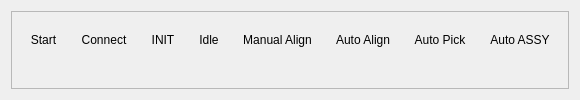
         <widget class="QWidget" name="AutoProcessPage">
          <property name="styleSheet">
           <string notr="true"/>
          </property>
          <layout class="QHBoxLayout" name="horizontalLayout_6">
           <item>
            <widget class="QFrame" name="Timeline">
             <property name="sizePolicy">
              <sizepolicy hsizetype="Preferred" vsizetype="Preferred">
               <horstretch>0</horstretch>
               <verstretch>0</verstretch>
              </sizepolicy>
             </property>
             <property name="styleSheet">
              <string notr="true"/>
             </property>
             <property name="frameShape">
              <enum>QFrame::Shape::StyledPanel</enum>
             </property>
             <property name="frameShadow">
              <enum>QFrame::Shadow::Raised</enum>
             </property>
             <layout class="QHBoxLayout" name="horizontalLayout_3">
              <item alignment="Qt::AlignmentFlag::AlignVCenter">
               <widget class="QWidget" name="StartWidget" native="true">
                <layout class="QVBoxLayout" name="verticalLayout_2">
                 <item>
                  <widget class="QLabel" name="StartCircle">
                   <property name="text">
                    <string>Start</string>
                   </property>
                   <property name="alignment">
                    <set>Qt::AlignmentFlag::AlignCenter</set>
                   </property>
                  </widget>
                 </item>
                 <item alignment="Qt::AlignmentFlag::AlignHCenter">
                  <widget class="QLabel" name="Start">
                   <property name="sizePolicy">
                    <sizepolicy hsizetype="Fixed" vsizetype="Fixed">
                     <horstretch>0</horstretch>
                     <verstretch>0</verstretch>
                    </sizepolicy>
                   </property>
                   <property name="text">
                    <string/>
                   </property>
                   <property name="pixmap">
                    <pixmap>icons/white/timeline-circle.svg</pixmap>
                   </property>
                   <property name="scaledContents">
                    <bool>true</bool>
                   </property>
                   <property name="alignment">
                    <set>Qt::AlignmentFlag::AlignCenter</set>
                   </property>
                  </widget>
                 </item>
                </layout>
               </widget>
              </item>
              <item alignment="Qt::AlignmentFlag::AlignVCenter">
               <widget class="QWidget" name="ConnectWidget" native="true">
                <layout class="QVBoxLayout" name="verticalLayout">
                 <item>
                  <widget class="QLabel" name="Connect">
                   <property name="text">
                    <string>Connect</string>
                   </property>
                   <property name="alignment">
                    <set>Qt::AlignmentFlag::AlignCenter</set>
                   </property>
                  </widget>
                 </item>
                 <item alignment="Qt::AlignmentFlag::AlignHCenter">
                  <widget class="QLabel" name="ConnectCircle">
                   <property name="sizePolicy">
                    <sizepolicy hsizetype="Fixed" vsizetype="Fixed">
                     <horstretch>0</horstretch>
                     <verstretch>0</verstretch>
                    </sizepolicy>
                   </property>
                   <property name="text">
                    <string/>
                   </property>
                   <property name="pixmap">
                    <pixmap>icons/white/timeline-circle.svg</pixmap>
                   </property>
                   <property name="scaledContents">
                    <bool>true</bool>
                   </property>
                   <property name="alignment">
                    <set>Qt::AlignmentFlag::AlignCenter</set>
                   </property>
                  </widget>
                 </item>
                </layout>
               </widget>
              </item>
              <item alignment="Qt::AlignmentFlag::AlignVCenter">
               <widget class="QWidget" name="INITWidget" native="true">
                <layout class="QVBoxLayout" name="verticalLayout_3">
                 <item>
                  <widget class="QLabel" name="INIT">
                   <property name="text">
                    <string>INIT</string>
                   </property>
                   <property name="alignment">
                    <set>Qt::AlignmentFlag::AlignCenter</set>
                   </property>
                  </widget>
                 </item>
                 <item alignment="Qt::AlignmentFlag::AlignHCenter">
                  <widget class="QLabel" name="INITCircle">
                   <property name="sizePolicy">
                    <sizepolicy hsizetype="Fixed" vsizetype="Fixed">
                     <horstretch>0</horstretch>
                     <verstretch>0</verstretch>
                    </sizepolicy>
                   </property>
                   <property name="text">
                    <string/>
                   </property>
                   <property name="pixmap">
                    <pixmap>icons/white/timeline-circle.svg</pixmap>
                   </property>
                   <property name="scaledContents">
                    <bool>true</bool>
                   </property>
                   <property name="alignment">
                    <set>Qt::AlignmentFlag::AlignCenter</set>
                   </property>
                  </widget>
                 </item>
                </layout>
               </widget>
              </item>
              <item alignment="Qt::AlignmentFlag::AlignVCenter">
               <widget class="QWidget" name="VisionWidget" native="true">
                <layout class="QVBoxLayout" name="verticalLayout_6">
                 <item>
                  <widget class="QLabel" name="Vision">
                   <property name="text">
                    <string>Idle</string>
                   </property>
                   <property name="alignment">
                    <set>Qt::AlignmentFlag::AlignCenter</set>
                   </property>
                  </widget>
                 </item>
                 <item alignment="Qt::AlignmentFlag::AlignHCenter">
                  <widget class="QLabel" name="VisionCircle">
                   <property name="sizePolicy">
                    <sizepolicy hsizetype="Fixed" vsizetype="Fixed">
                     <horstretch>0</horstretch>
                     <verstretch>0</verstretch>
                    </sizepolicy>
                   </property>
                   <property name="text">
                    <string/>
                   </property>
                   <property name="pixmap">
                    <pixmap>icons/white/timeline-circle.svg</pixmap>
                   </property>
                   <property name="scaledContents">
                    <bool>true</bool>
                   </property>
                   <property name="alignment">
                    <set>Qt::AlignmentFlag::AlignCenter</set>
                   </property>
                  </widget>
                 </item>
                </layout>
               </widget>
              </item>
              <item alignment="Qt::AlignmentFlag::AlignVCenter">
               <widget class="QWidget" name="LiftingWidget" native="true">
                <layout class="QVBoxLayout" name="verticalLayout_7">
                 <item>
                  <widget class="QLabel" name="Lifting">
                   <property name="text">
                    <string>Manual Align</string>
                   </property>
                   <property name="alignment">
                    <set>Qt::AlignmentFlag::AlignCenter</set>
                   </property>
                  </widget>
                 </item>
                 <item alignment="Qt::AlignmentFlag::AlignHCenter">
                  <widget class="QLabel" name="LiftCircle">
                   <property name="sizePolicy">
                    <sizepolicy hsizetype="Fixed" vsizetype="Fixed">
                     <horstretch>0</horstretch>
                     <verstretch>0</verstretch>
                    </sizepolicy>
                   </property>
                   <property name="text">
                    <string/>
                   </property>
                   <property name="pixmap">
                    <pixmap>icons/white/timeline-circle.svg</pixmap>
                   </property>
                   <property name="scaledContents">
                    <bool>true</bool>
                   </property>
                   <property name="alignment">
                    <set>Qt::AlignmentFlag::AlignCenter</set>
                   </property>
                  </widget>
                 </item>
                </layout>
               </widget>
              </item>
              <item alignment="Qt::AlignmentFlag::AlignVCenter">
               <widget class="QWidget" name="FineWidget" native="true">
                <layout class="QVBoxLayout" name="verticalLayout_8">
                 <item>
                  <widget class="QLabel" name="Fine">
                   <property name="text">
                    <string>Auto Align</string>
                   </property>
                   <property name="alignment">
                    <set>Qt::AlignmentFlag::AlignCenter</set>
                   </property>
                  </widget>
                 </item>
                 <item alignment="Qt::AlignmentFlag::AlignHCenter">
                  <widget class="QLabel" name="FineCircle">
                   <property name="sizePolicy">
                    <sizepolicy hsizetype="Fixed" vsizetype="Fixed">
                     <horstretch>0</horstretch>
                     <verstretch>0</verstretch>
                    </sizepolicy>
                   </property>
                   <property name="text">
                    <string/>
                   </property>
                   <property name="pixmap">
                    <pixmap>icons/white/timeline-circle.svg</pixmap>
                   </property>
                   <property name="scaledContents">
                    <bool>true</bool>
                   </property>
                   <property name="alignment">
                    <set>Qt::AlignmentFlag::AlignCenter</set>
                   </property>
                  </widget>
                 </item>
                </layout>
               </widget>
              </item>
              <item alignment="Qt::AlignmentFlag::AlignVCenter">
               <widget class="QWidget" name="CompensationWidget" native="true">
                <layout class="QVBoxLayout" name="verticalLayout_9">
                 <item>
                  <widget class="QLabel" name="Compensation">
                   <property name="text">
                    <string>Auto Pick</string>
                   </property>
                   <property name="alignment">
                    <set>Qt::AlignmentFlag::AlignCenter</set>
                   </property>
                  </widget>
                 </item>
                 <item alignment="Qt::AlignmentFlag::AlignHCenter">
                  <widget class="QLabel" name="CompensationCircle">
                   <property name="sizePolicy">
                    <sizepolicy hsizetype="Fixed" vsizetype="Fixed">
                     <horstretch>0</horstretch>
                     <verstretch>0</verstretch>
                    </sizepolicy>
                   </property>
                   <property name="text">
                    <string/>
                   </property>
                   <property name="pixmap">
                    <pixmap>icons/white/timeline-circle.svg</pixmap>
                   </property>
                   <property name="scaledContents">
                    <bool>true</bool>
                   </property>
                   <property name="alignment">
                    <set>Qt::AlignmentFlag::AlignCenter</set>
                   </property>
                  </widget>
                 </item>
                </layout>
               </widget>
              </item>
              <item alignment="Qt::AlignmentFlag::AlignVCenter">
               <widget class="QWidget" name="AssemblyWidget" native="true">
                <layout class="QVBoxLayout" name="verticalLayout_4">
                 <item alignment="Qt::AlignmentFlag::AlignTop">
                  <widget class="QLabel" name="Assembly">
                   <property name="text">
                    <string>Auto ASSY</string>
                   </property>
                   <property name="alignment">
                    <set>Qt::AlignmentFlag::AlignCenter</set>
                   </property>
                  </widget>
                 </item>
                 <item alignment="Qt::AlignmentFlag::AlignHCenter|Qt::AlignmentFlag::AlignVCenter">
                  <widget class="QLabel" name="AssemblyCircle">
                   <property name="sizePolicy">
                    <sizepolicy hsizetype="Fixed" vsizetype="Fixed">
                     <horstretch>0</horstretch>
                     <verstretch>0</verstretch>
                    </sizepolicy>
                   </property>
                   <property name="text">
                    <string/>
                   </property>
                   <property name="pixmap">
                    <pixmap>icons/white/timeline-circle.svg</pixmap>
                   </property>
                   <property name="scaledContents">
                    <bool>true</bool>
                   </property>
                   <property name="alignment">
                    <set>Qt::AlignmentFlag::AlignCenter</set>
                   </property>
                  </widget>
                 </item>
                </layout>
               </widget>
              </item>
             </layout>
            </widget>
           </item>
          </layout>
         </widget>
